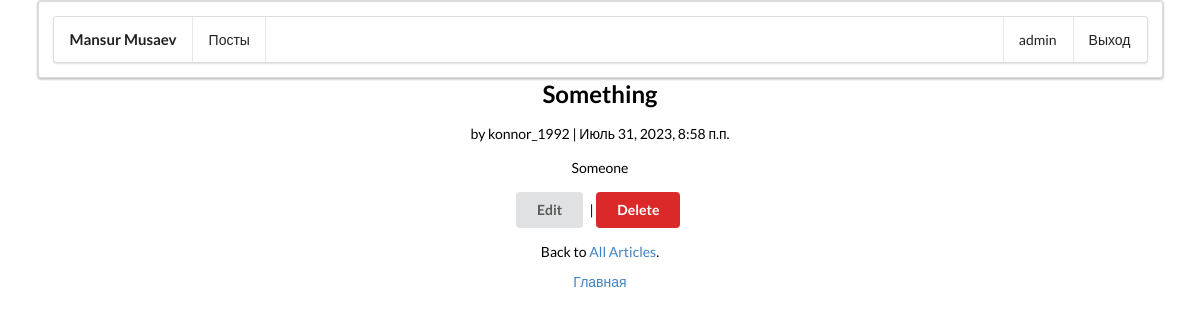
/4/ (signed in), run on the app's committed database.
### users/models.py (models this page shows)
class CustomUser(AbstractUser):
    age = models.PositiveIntegerField(default=0)

### articles/models.py (models this page shows, shortened)
class Article(models.Model):
    title = models.CharField(max_length=255)
    body = models.TextField()
    date = models.DateTimeField(auto_now_add=True)
    author = models.ForeignKey(
        get_user_model(),
        on_delete=models.CASCADE,
    )

### articles/views.py (the view)
# urls.py: path('<int:pk>/', ArticleDetailView.as_view(), name='article_detail'),
class ArticleDetailView(LoginRequiredMixin, DetailView):
    model = Article
    template_name = 'article_detail.html'
    login_url = 'login'

### templates/article_detail.html
{% extends 'base.html' %}
{% load crispy_forms_tags %}
{% block content %}
<div class="ui container center aligned">
    <article style="color: black; max-width: 600px; margin: auto;">
        <h2>{{ object.title }}</h2>
        <p>by {{ object.author }} | {{ object.date }}</p>
        <p>{{ object.body }}</p>
        <p><a href="{% url 'article_edit' article.pk %}" class="ui button">Edit</a> | <a href="{% url 'article_delete' article.pk %}" class="ui button negative">Delete</a></p>
        <p>Back to <a href="{% url 'article_list' %}">All Articles</a>.</p>
    </article>
    <footer style="text-align: center; padding: 10px; margin-bottom: 15px;">
        <a href="{% url 'home' %}">Главная</a>
    </footer>
</div>
{% endblock %}

### templates/base.html (shortened to what this page needs)
{% load static %}
<!DOCTYPE html>
<html lang="en">
<head>
    <link rel="stylesheet" href="https://cdnjs.cloudflare.com/ajax/libs/semantic-ui/2.4.1/semantic.min.css">
</head>
<body>
  <div class="ui container center aligned">
    <article class="ui segment" style="width: 100%; margin: auto;">
      <div class="ui grid">
        <header class="ui segment"  style="width: 100%; margin: auto;">
          <div class="ui menu">
            <div class="logo item">
              <h4>Mansur Musaev</h4>
            </div>
            <a class="item" href="{% url 'article_list' %}">Посты</a>
            {% if user.is_authenticated %}
              <div class="right menu">
                <a class="item teal" href="#">{{ user.username }}</a>
                <a class="item" href="{% url 'logout' %}">Выход</a>
              </div>
            {% else %}
              <div class="right menu">
                <a class="item" href="{% url 'login' %}">Вход</a>
                <a class="item" href="{% url 'signup' %}">Регистрация</a>
              </div>
            {% endif %}
          </div>
        </header>
      </div>
    </article>
  </div>
    {% block content %}
    {% endblock content %}
</body>
</html>

### data on the page
CustomUser: username "admin"
Article: title "Something", author "konnor_1992", date "Июль 31, 2023, 8:58 п.п.", body "Someone"
